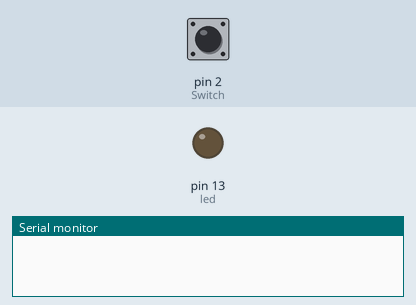
Recording of a sketch running on a simulated Arduino Uno, built with avr-gcc and run on an emulated ATmega328P. On the bench: output pins drawn as LEDs (lit = HIGH), the last lines printed to the serial monitor. The test bench sets the inputs (shaded band); at power-on: pin 2 (Switch) HIGH.

Above: at 1.2 s.
1.3 s: pin 2 (Switch) pulled LOW for 0.15 s
At 2.8 s:
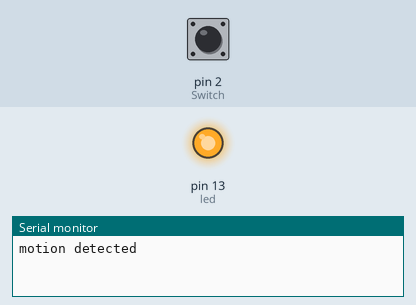
Timing chart, 0 to 4.3 s (numbered marks = the images above; inputs shaded):
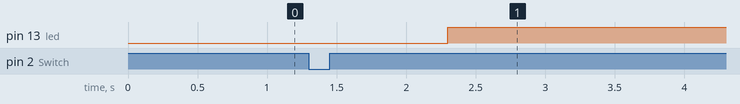

Measured:
- after the input at 1.3 s, pin 13 (led): LOW → HIGH after 1.0 s

The sketch:

PirModule.ino.ino
```cpp
int led=13;
int Switch=2;
void setup(){
  Serial.begin(9600);
  pinMode(13, OUTPUT);
  pinMode(2, INPUT);
}
void loop(){
  if(digitalRead(Switch)==0){
    Serial.println("motion detected");
    digitalWrite(Switch, LOW);
    delay(1000);
    digitalWrite(led, HIGH);
    delay(1000);
  }
}
```
